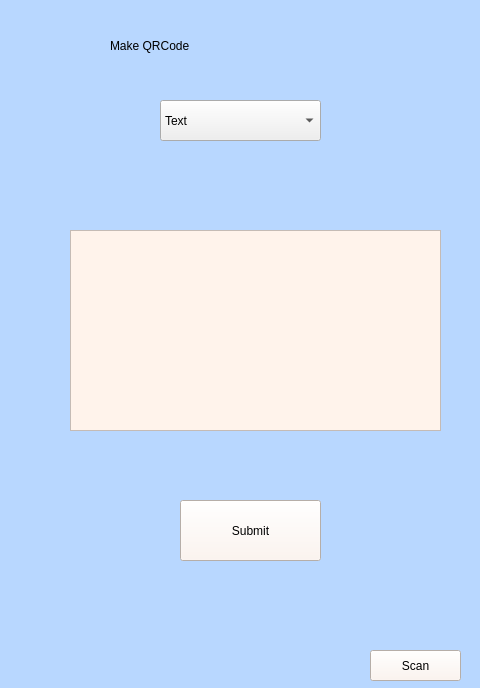
<?xml version="1.0" encoding="UTF-8"?>
<ui version="4.0">
 <class>MainWindow</class>
 <widget class="QMainWindow" name="MainWindow">
  <property name="geometry">
   <rect>
    <x>0</x>
    <y>0</y>
    <width>480</width>
    <height>688</height>
   </rect>
  </property>
  <property name="windowTitle">
   <string>MainWindow</string>
  </property>
  <property name="styleSheet">
   <string notr="true">QWidget#centralwidget{
	
	background-color: rgb(184, 215, 255);

}</string>
  </property>
  <widget class="QWidget" name="centralwidget">
   <widget class="QLabel" name="label">
    <property name="geometry">
     <rect>
      <x>110</x>
      <y>20</y>
      <width>241</width>
      <height>51</height>
     </rect>
    </property>
    <property name="styleSheet">
     <string notr="true">font: 23pt &quot;MS Shell Dlg 2&quot;;</string>
    </property>
    <property name="text">
     <string>Make QRCode</string>
    </property>
   </widget>
   <widget class="QComboBox" name="select">
    <property name="geometry">
     <rect>
      <x>160</x>
      <y>100</y>
      <width>161</width>
      <height>41</height>
     </rect>
    </property>
    <property name="styleSheet">
     <string notr="true">font: 16pt &quot;MS Shell Dlg 2&quot;;</string>
    </property>
    <item>
     <property name="text">
      <string>Text</string>
     </property>
    </item>
    <item>
     <property name="text">
      <string>Links</string>
     </property>
    </item>
   </widget>
   <widget class="QTextEdit" name="wrote">
    <property name="geometry">
     <rect>
      <x>70</x>
      <y>230</y>
      <width>371</width>
      <height>201</height>
     </rect>
    </property>
    <property name="styleSheet">
     <string notr="true">background-color: rgb(255, 243, 235);
font: 16pt &quot;MS Shell Dlg 2&quot;;</string>
    </property>
   </widget>
   <widget class="QPushButton" name="submit">
    <property name="geometry">
     <rect>
      <x>180</x>
      <y>500</y>
      <width>141</width>
      <height>61</height>
     </rect>
    </property>
    <property name="styleSheet">
     <string notr="true">background-color: rgb(255, 243, 235);
font: 12pt &quot;MS Shell Dlg 2&quot;;</string>
    </property>
    <property name="text">
     <string>Submit</string>
    </property>
   </widget>
   <widget class="QPushButton" name="scan">
    <property name="geometry">
     <rect>
      <x>370</x>
      <y>650</y>
      <width>91</width>
      <height>31</height>
     </rect>
    </property>
    <property name="styleSheet">
     <string notr="true">background-color: rgb(255, 243, 235);
font: 12pt &quot;MS Shell Dlg 2&quot;;</string>
    </property>
    <property name="text">
     <string>Scan</string>
    </property>
   </widget>
  </widget>
 </widget>
 <resources/>
 <connections/>
</ui>
